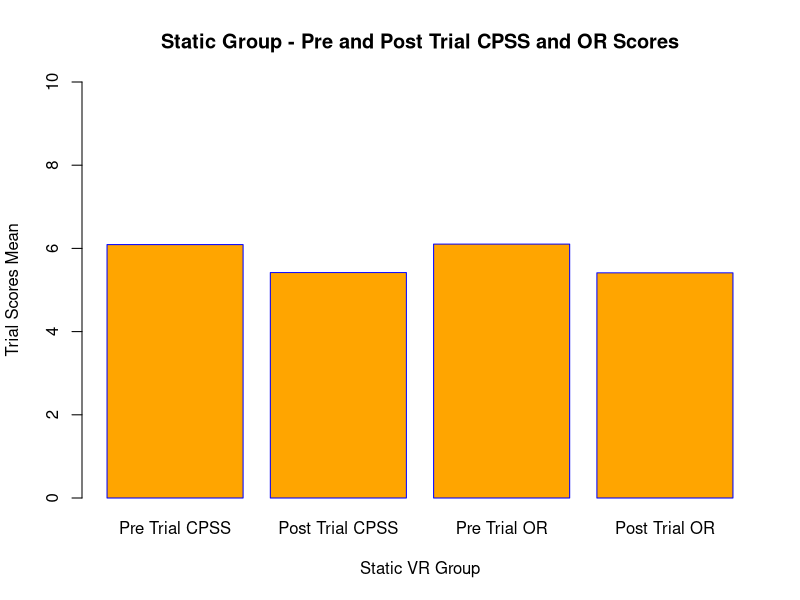
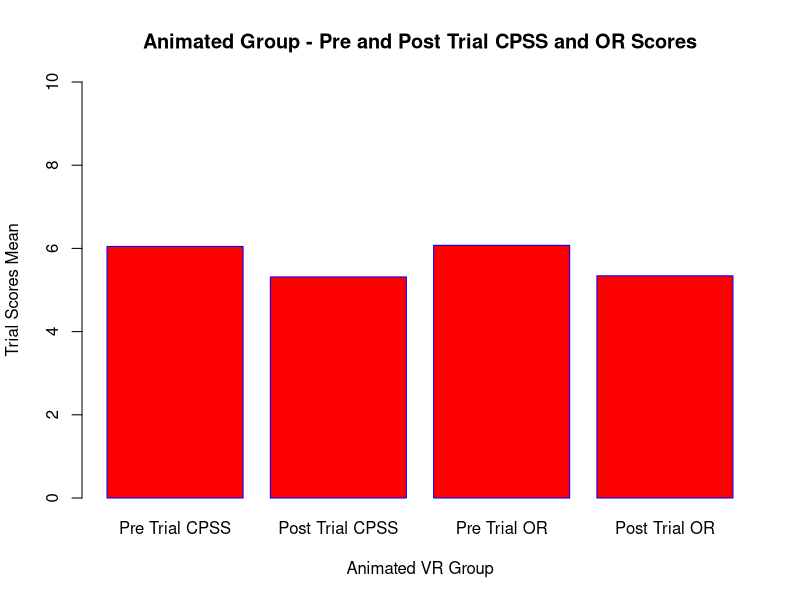
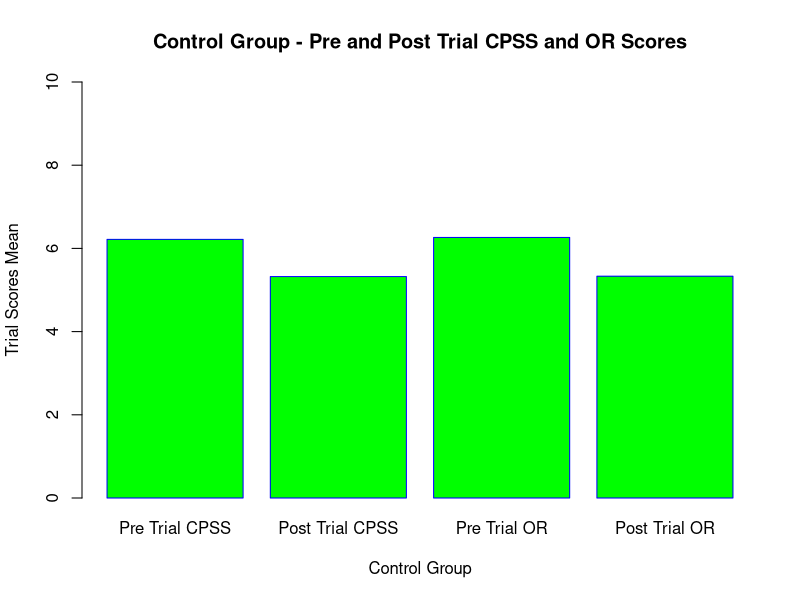
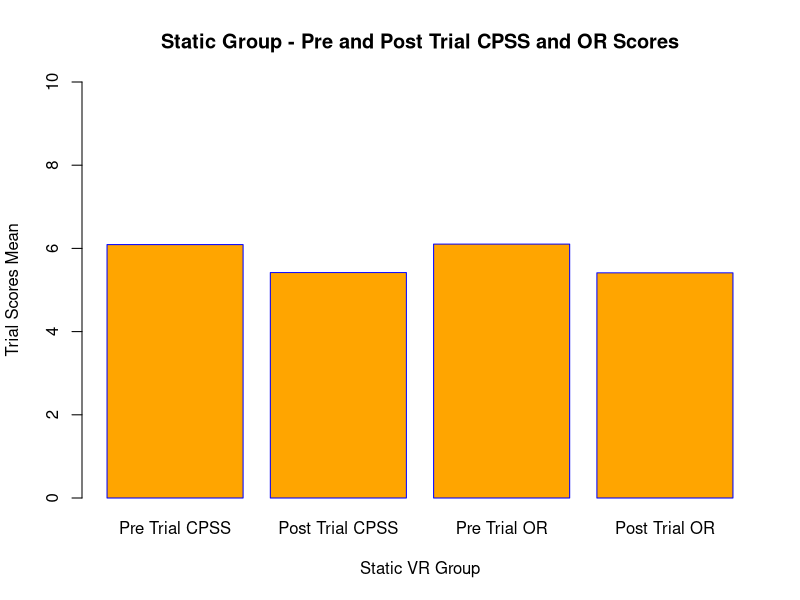
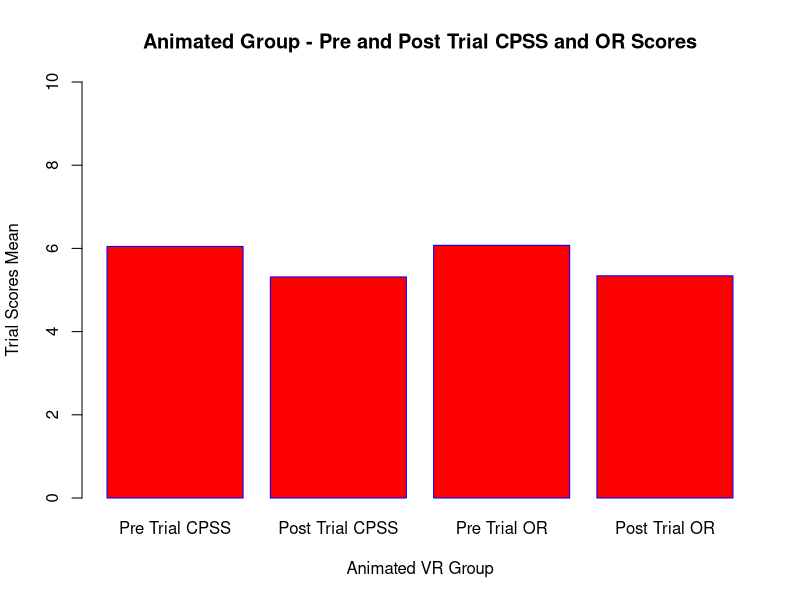
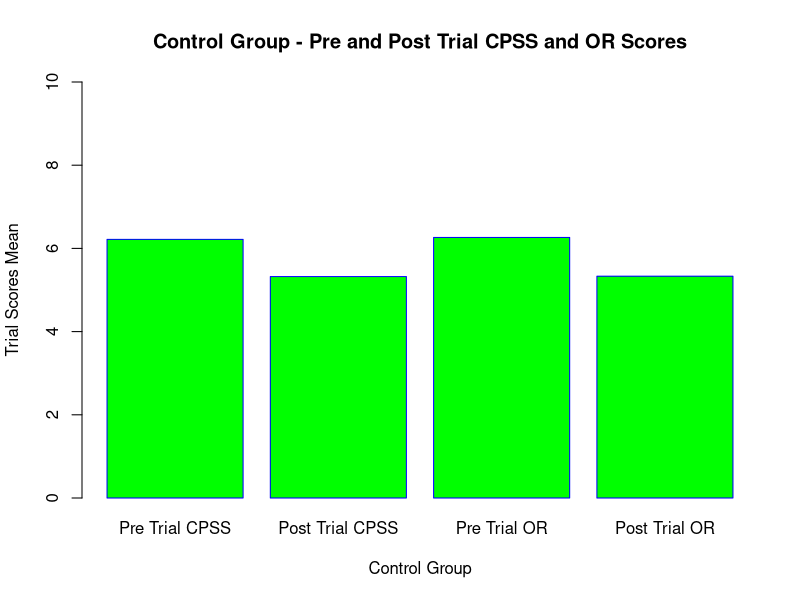
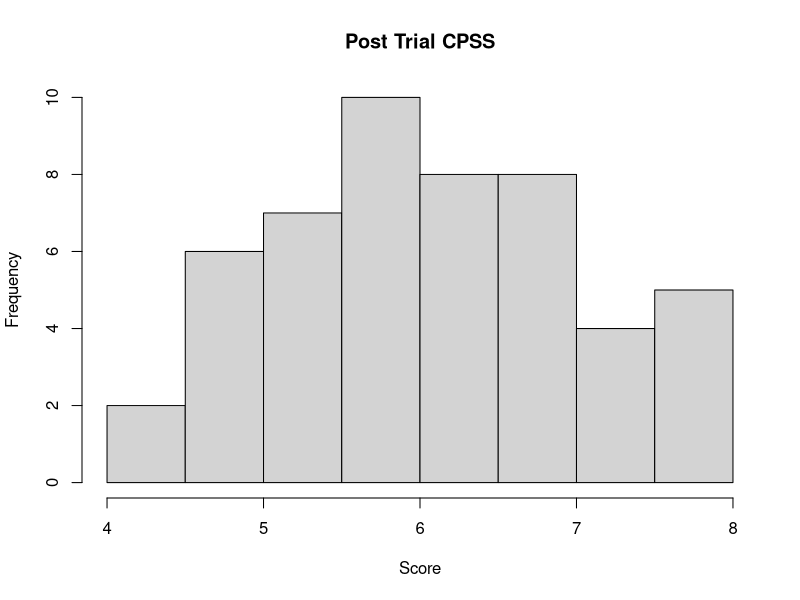
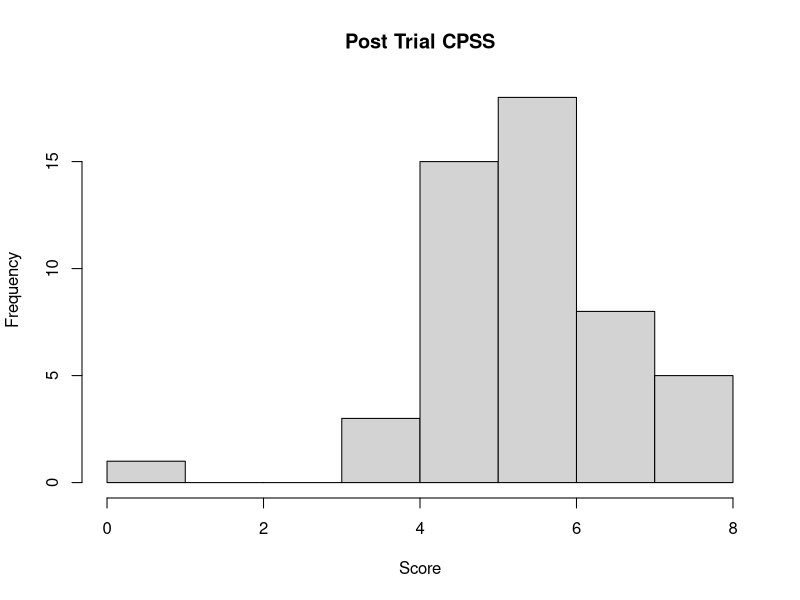

These figures' R source, in order:
## ---- chunk 1
library(readr)
daie_ca3_data_10 <- read_csv("daie_ca3_data_10.csv")
#View(daie_ca3_data_10)

head(daie_ca3_data_10,10)
summary(daie_ca3_data_10)
tail(daie_ca3_data_10,5)
static_data<-c(6.0914,5.4188,6.1032,5.4124)
CPSSOR<-c("Pre Trial CPSS","Post Trial CPSS","Pre Trial OR","Post Trial OR")
barplot(static_data,xlab="Static VR Group",ylab="Trial Scores Mean", main="Static Group - Pre and Post Trial CPSS and OR Scores", names.arg=CPSSOR, col="Orange", border="Blue", ylim=c(0,10))
animated_data<-c(6.0462,5.315,6.0736,5.3418)
CPSSOR<-c("Pre Trial CPSS","Post Trial CPSS","Pre Trial OR","Post Trial OR")
barplot(animated_data,xlab="Animated VR Group",ylab="Trial Scores Mean", main="Animated Group - Pre and Post Trial CPSS and OR Scores", names.arg=CPSSOR, col="Red", border="Blue", ylim=c(0,10))
control_data<-c(6.2172,5.323,6.2638,5.3314)
CPSSOR<-c("Pre Trial CPSS","Post Trial CPSS","Pre Trial OR","Post Trial OR")
barplot(control_data,xlab="Control Group",ylab="Trial Scores Mean", main="Control Group - Pre and Post Trial CPSS and OR Scores", names.arg=CPSSOR, col="Green", border="Blue", ylim=c(0,10))
## ---- chunk 2

#install.packages("tidyverse")
library(tidyverse)
data()
glimpse(daie_ca3_data_10)
class(daie_ca3_data_10$gender)
unique(daie_ca3_data_10$gender)
unique(daie_ca3_data_10$test_group)
#Replacing the incorrect value
daie_ca3_data_10$test_group <- str_replace(daie_ca3_data_10$test_group,"Cotrol", "Control")
#Checking the Group values
unique(daie_ca3_data_10$test_group)
#Checking for null values in the data
is.null(daie_ca3_data_10)
is.null(daie_ca3_data_10$pre_trial_cpss)
is.null(daie_ca3_data_10$post_trial_cpss)
is.null(daie_ca3_data_10$pre_trial_or)
is.null(daie_ca3_data_10$post_trial_or)
is.na(daie_ca3_data_10)
daie_ca3_data_10 <-daie_ca3_data_10 %>% drop_na()
is.na(daie_ca3_data_10)
#Checked for negative values
sum(daie_ca3_data_10 < 0)
#Checked for values greater than 10
#Data for the entire set due to the first heading in the data 
sum(daie_ca3_data_10 > 10)
sum(daie_ca3_data_10$pre_trial_cpss > 10)
sum(daie_ca3_data_10$post_trial_cpss > 10)
sum(daie_ca3_data_10$pre_trial_or > 10)
sum(daie_ca3_data_10$post_trial_or > 10)

## ---- chunk 3
#Show 10 of the first few values of the data set
head(daie_ca3_data_10,10)
#Show last 10 values of data
tail(daie_ca3_data_10,5)
#Gives an overall summary of the data 
summary(daie_ca3_data_10)
daie_ca3_data_10%>%
  drop_na(test_group)%>% 
  group_by(test_group)%>%
  summarise(Lower = min(pre_trial_cpss),
          Average = mean(pre_trial_cpss),
          Upper = max(pre_trial_cpss),
          Difference = max(pre_trial_cpss)-min(pre_trial_cpss))
  daie_ca3_data_10%>%
  drop_na(test_group)%>%  
  group_by(test_group)%>%
  summarise(Lower1 = min(post_trial_cpss),
          Average1 = mean(post_trial_cpss),
          Upper1 = max(post_trial_cpss),
          Difference1 = max(post_trial_cpss)-min(post_trial_cpss))
  
  daie_ca3_data_10%>%
  drop_na(test_group)%>% 
  group_by(test_group)%>%
  summarise(Lower2 = min(pre_trial_or),
          Average2 = mean(pre_trial_or),
          Upper2 = max(pre_trial_or),
          Difference2 = max(pre_trial_or)-min(pre_trial_or))
  
  daie_ca3_data_10%>%
  drop_na(test_group)%>% 
  group_by(test_group)%>%
  summarise(Lower3 = min(post_trial_or),
          Average3 = mean(post_trial_or),
          Upper3 = max(post_trial_or),
          Difference2 = max(post_trial_or)-min(post_trial_or))
static_data<-c(6.0914,5.4188,6.1032,5.4124)
CPSSOR<-c("Pre Trial CPSS","Post Trial CPSS","Pre Trial OR","Post Trial OR")
barplot(static_data,xlab="Static VR Group",ylab="Trial Scores Mean", main="Static Group - Pre and Post Trial CPSS and OR Scores", names.arg=CPSSOR, col="Orange", border="Blue", ylim=c(0,10))
animated_data<-c(6.0462,5.315,6.0736,5.3418)
CPSSOR<-c("Pre Trial CPSS","Post Trial CPSS","Pre Trial OR","Post Trial OR")
barplot(animated_data,xlab="Animated VR Group",ylab="Trial Scores Mean", main="Animated Group - Pre and Post Trial CPSS and OR Scores", names.arg=CPSSOR, col="Red", border="Blue", ylim=c(0,10))
control_data<-c(6.2172,5.323,6.2638,5.3314)
CPSSOR<-c("Pre Trial CPSS","Post Trial CPSS","Pre Trial OR","Post Trial OR")
barplot(control_data,xlab="Control Group",ylab="Trial Scores Mean", main="Control Group - Pre and Post Trial CPSS and OR Scores", names.arg=CPSSOR, col="Green", border="Blue", ylim=c(0,10))

## ---- chunk 4
#Checking Normal Distribution on Control Group 
df1<-subset(daie_ca3_data_10, test_group!="Static" & test_group!="Animated")
df1
  
hist(df1$pre_trial_cpss,
main = "Post Trial CPSS",
xlab = "Score",
ylab = "Frequency",
breaks = 8)
hist(df1$post_trial_cpss,
main = "Post Trial CPSS",
xlab = "Score",
ylab = "Frequency",
breaks = 8)
hist(df1$pre_trial_or,
main = "Pre Trial OR",
xlab = "Score",
ylab = "Frequency",
breaks = 8)
hist(df1$post_trial_or,
main = "Post Trial OR",
xlab = "Score",
ylab = "Frequency",
breaks = 8)
#Checking Normal Distribution on Static Group 
df2<-subset(daie_ca3_data_10, test_group!="Control" & test_group!="Animated")
df2
hist(df2$pre_trial_cpss,
main = "Post Trial CPSS - Static Group",
xlab = "Score",
ylab = "Frequency",
breaks = 8)
hist(df2$post_trial_cpss,
main = "Post Trial CPSS - Static Group",
xlab = "Score",
ylab = "Frequency",
breaks = 8)
hist(df2$pre_trial_or,
main = "Pre Trial OR - Static Group",
xlab = "Score",
ylab = "Frequency",
breaks = 8)
hist(df2$post_trial_or,
main = "Post Trial OR - Static Group",
xlab = "Score",
ylab = "Frequency",
breaks = 8)
#Checking Normal Distribution on Animated Group 
df3<-subset(daie_ca3_data_10, test_group!="Static" & test_group!="Control")
df3
hist(df3$pre_trial_cpss,
main = "Post Trial CPSS - Animated",
xlab = "Score",
ylab = "Frequency",
breaks = 8)
hist(df3$post_trial_cpss,
main = "Post Trial CPSS - Animated",
xlab = "Score",
ylab = "Frequency",
breaks = 8)
hist(df3$pre_trial_or,
main = "Pre Trial OR - Animated",
xlab = "Score",
ylab = "Frequency",
breaks = 8)
hist(df3$post_trial_or,
main = "Post Trial OR - Animated",
xlab = "Score",
ylab = "Frequency",
breaks = 8)
## ---- chunk 5
#q plot of Control Group
qqnorm(df1$pre_trial_cpss,
       pch = 2, frame = FALSE)
qqline(df1$pre_trial_cpss,
       col = "darkorchid", lwd = 1)
qqnorm(df1$post_trial_cpss,
       pch = 2, frame = FALSE)
qqline(df1$post_trial_cpss,
       col = "darkorchid", lwd = 1)
qqnorm(df1$pre_trial_or,
       pch = 2, frame = FALSE)
qqline(df1$pre_trial_or,
       col = "darkorchid", lwd = 1)
qqnorm(df1$post_trial_or,
       pch = 2, frame = FALSE)
qqline(df1$post_trial_or,
       col = "darkorchid", lwd = 1)
#q plot of Static Group
qqnorm(df2$pre_trial_cpss,
       pch = 2, frame = FALSE)
qqline(df2$pre_trial_cpss,
       col = "darkorchid", lwd = 1)
qqnorm(df2$post_trial_cpss,
       pch = 2, frame = FALSE)
qqline(df2$post_trial_cpss,
       col = "darkorchid", lwd = 1)
qqnorm(df2$pre_trial_or,
       pch = 2, frame = FALSE)
qqline(df2$pre_trial_or,
       col = "darkorchid", lwd = 1)
qqnorm(df2$post_trial_or,
       pch = 2, frame = FALSE)
qqline(df2$post_trial_or,
       col = "darkorchid", lwd = 1)
#q plot of Animated Group
qqnorm(df3$pre_trial_cpss,
       pch = 2, frame = FALSE)
qqline(df3$pre_trial_cpss,
       col = "darkorchid", lwd = 1)
qqnorm(df3$post_trial_cpss,
       pch = 2, frame = FALSE)
qqline(df3$post_trial_cpss,
       col = "darkorchid", lwd = 1)
qqnorm(df3$pre_trial_or,
       pch = 2, frame = FALSE)
qqline(df3$pre_trial_or,
       col = "darkorchid", lwd = 1)
qqnorm(df3$post_trial_or,
       pch = 2, frame = FALSE)
qqline(df3$post_trial_or,
       col = "darkorchid", lwd = 1)
## ---- chunk 6
